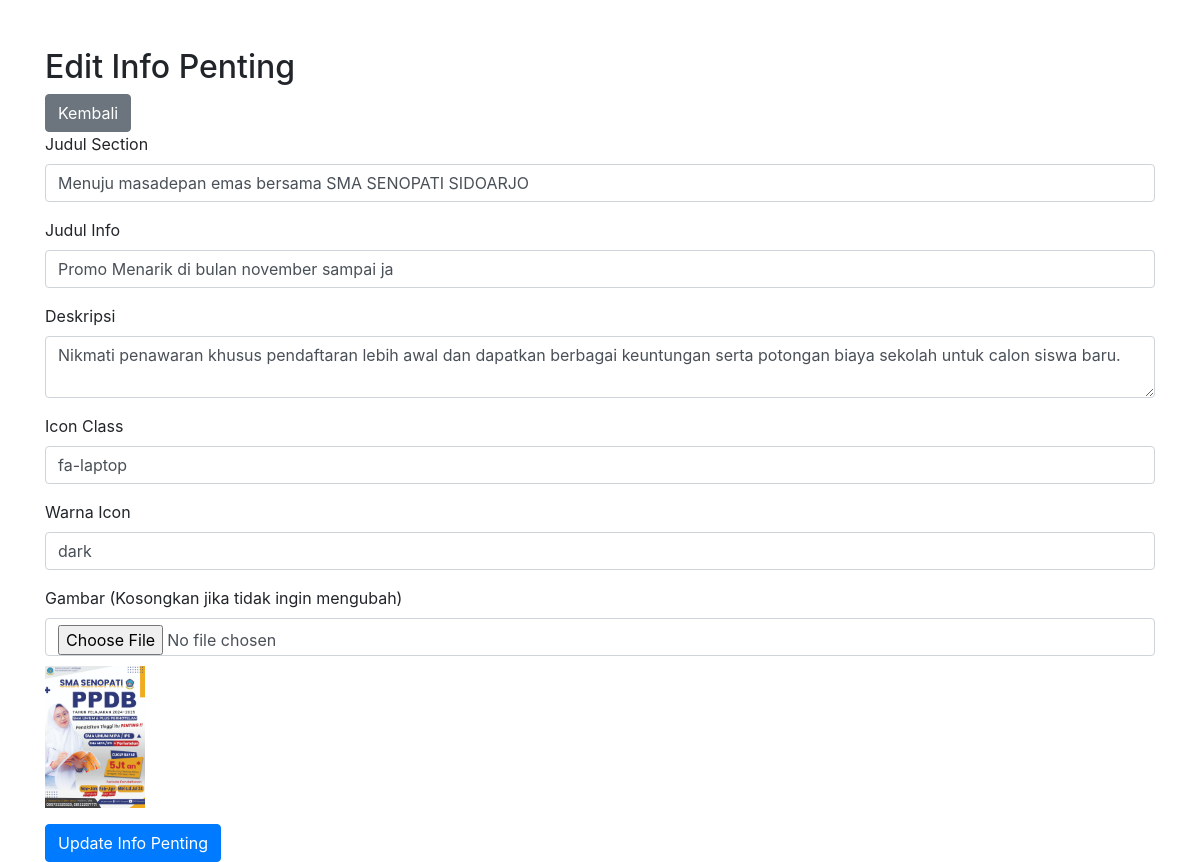
The app's page /edit_info_penting.php?id=8 with its own data.
### tables this page shows
CREATE TABLE `info_penting` (
  `id` int(11) NOT NULL,
  `judul_section` varchar(255) NOT NULL,
  `judul_info` varchar(255) NOT NULL,
  `deskripsi` text NOT NULL,
  `icon_class` varchar(50) NOT NULL,
  `warna_icon` varchar(20) NOT NULL,
  `gambar` varchar(255) NOT NULL
);

### edit_info_penting.php (the view, shortened to what this page needs)
<?php include "koneksi.php" ;
if (isset($_GET['id'])) {
    $id = intval($_GET['id']);
    $result = $conn->query("SELECT * FROM info_penting WHERE id = $id");
    $row = $result->fetch_assoc();
}
?>
<!DOCTYPE html>
<html lang="en">
<head>
    <link href="https://stackpath.bootstrapcdn.com/bootstrap/4.5.2/css/bootstrap.min.css" rel="stylesheet">
</head>
<body>
    <div class="container">
        <h2 class="mt-5">Edit Info Penting</h2>
        <a href="konten_info_penting.php" class="btn btn-secondary">Kembali</a>
        <form method="POST" enctype="multipart/form-data">
            <div class="form-group">
                <label for="judul_section">Judul Section</label>
                <input type="text" name="judul_section" class="form-control" value="<?php echo htmlspecialchars($row['judul_section']); ?>" required>
            </div>
            <div class="form-group">
                <label for="judul_info">Judul Info</label>
                <input type="text" name="judul_info" class="form-control" value="<?php echo htmlspecialchars($row['judul_info']); ?>" required>
            </div>
            <div class="form-group">
                <label for="deskripsi">Deskripsi</label>
                <textarea name="deskripsi" class="form-control" required><?php echo htmlspecialchars($row['deskripsi']); ?></textarea>
            </div>
            <div class="form-group">
                <label for="icon_class">Icon Class</label>
                <input type="text" name="icon_class" class="form-control" value="<?php echo htmlspecialchars($row['icon_class']); ?>" required>
            </div>
            <div class="form-group">
                <label for="warna_icon">Warna Icon</label>
                <input type="text" name="warna_icon" class="form-control" value="<?php echo htmlspecialchars($row['warna_icon']); ?>" required>
            </div>
            <div class="form-group">
                <label for="gambar">Gambar (Kosongkan jika tidak ingin mengubah)</label>
                <input type="file" name="gambar" class="form-control">
                <?php if ($row['gambar']): ?>
                    <img src="uploads/<?php echo htmlspecialchars($row['gambar']); ?>" alt="Gambar" style="width: 100px; margin-top: 10px;">
                <?php endif; ?>
            </div>
            <button type="submit" class="btn btn-primary">Update Info Penting</button>
        </form>
    </div>
</body>
</html>

### records on screen
info_penting: judul_section "Menuju masadepan emas bersama SMA SENOPATI SIDOARJO", judul_info "Promo Menarik di bulan november sampai ja", deskripsi "Nikmati penawaran khusus pendaftaran lebih awal dan dapatkan berbagai keuntungan serta potongan biaya sekolah untuk calon siswa baru.", icon_class "fa-laptop", warna_icon "dark", gambar (picture)
